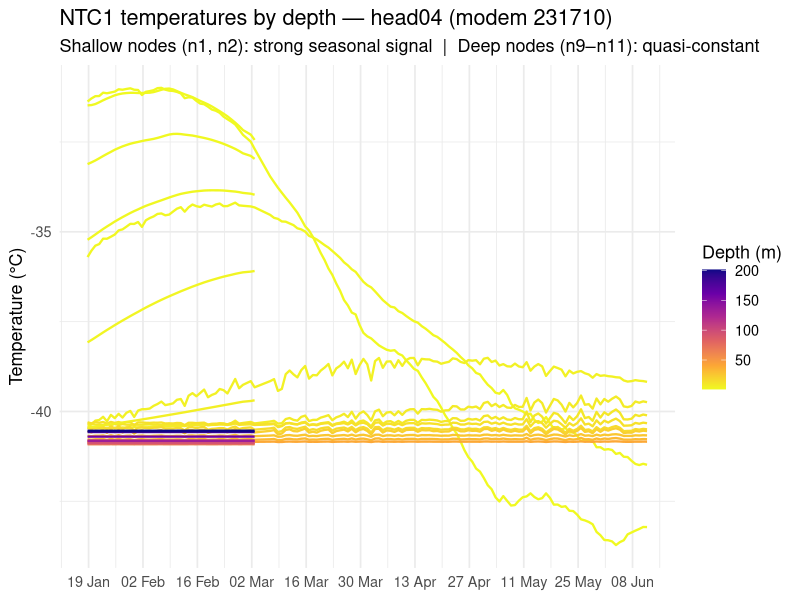
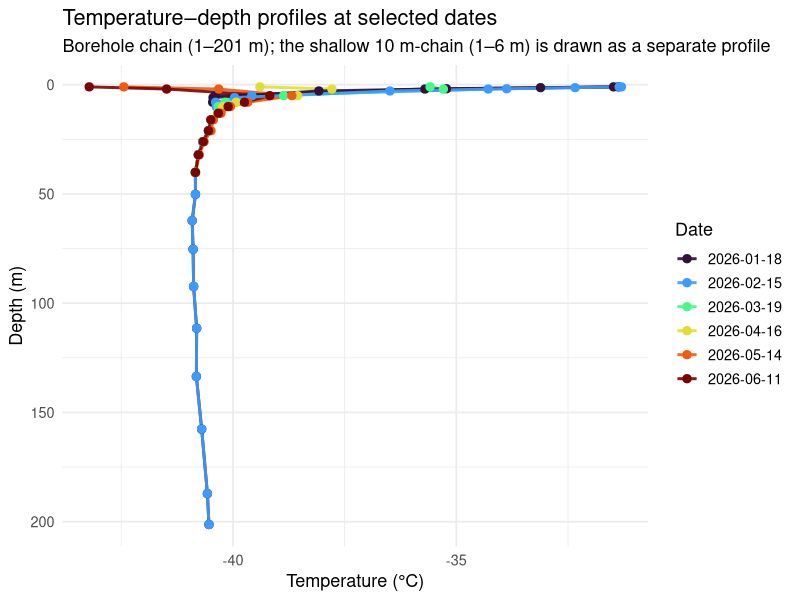
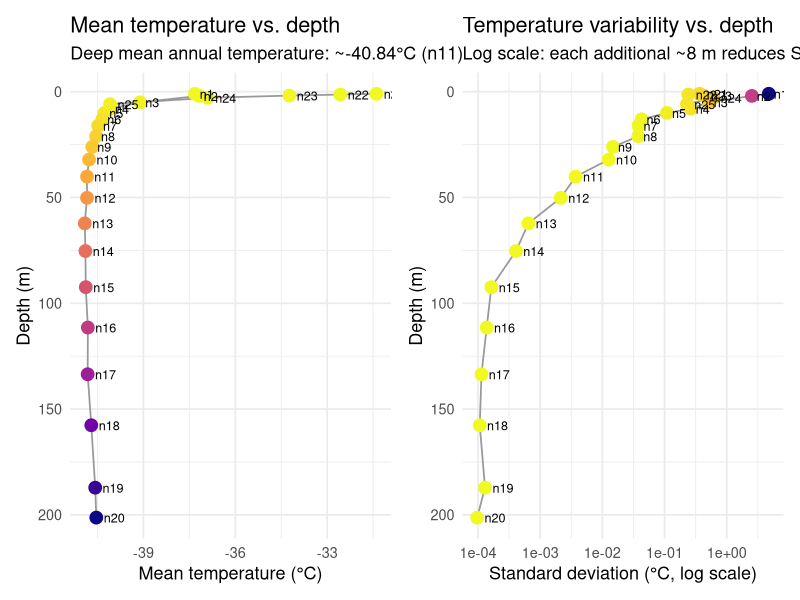
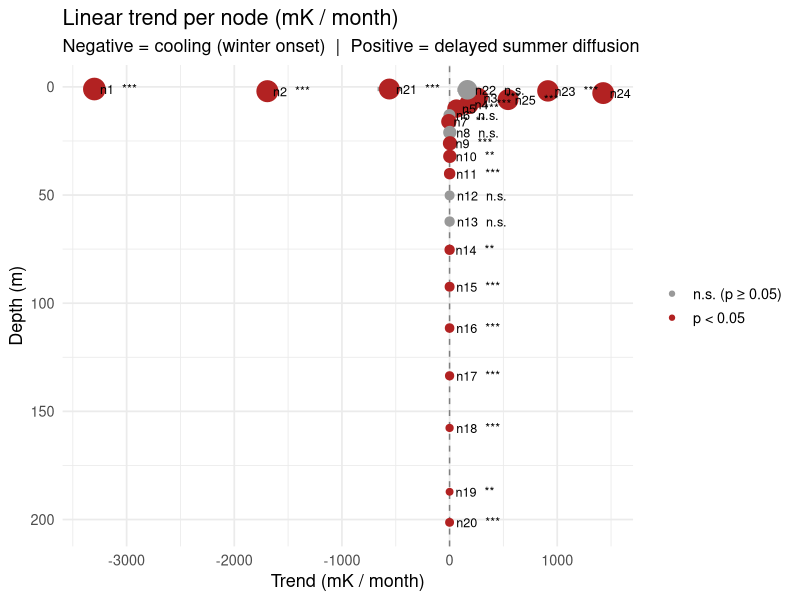
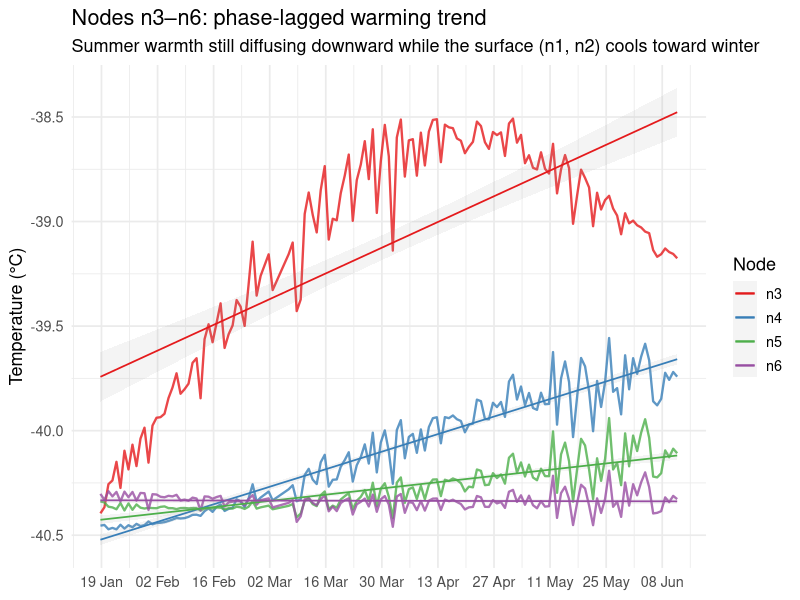
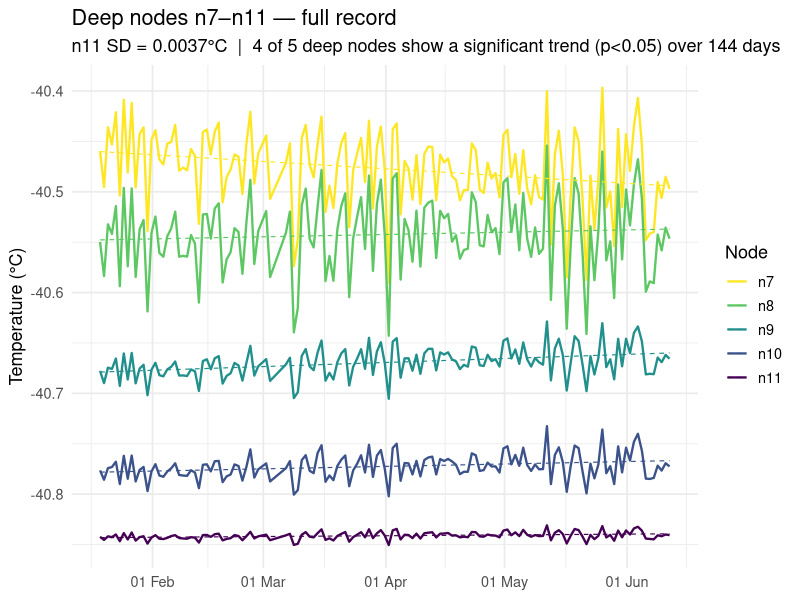
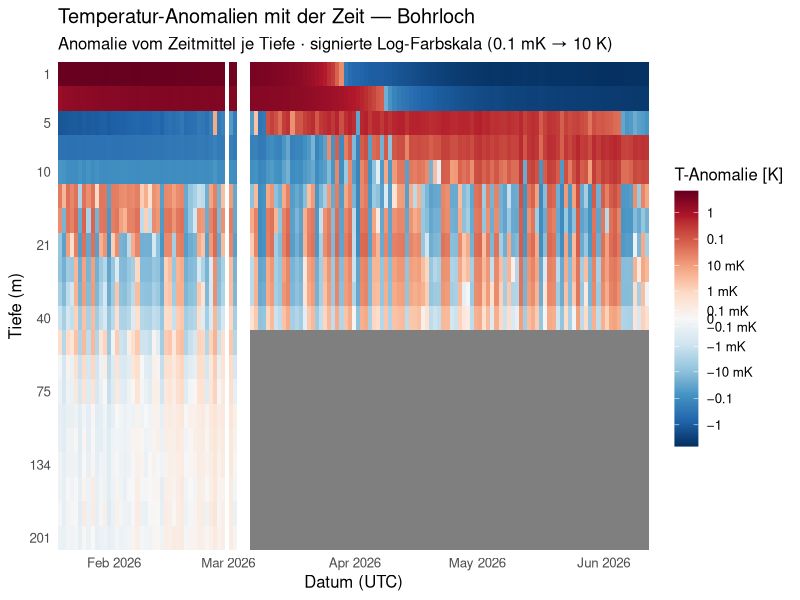
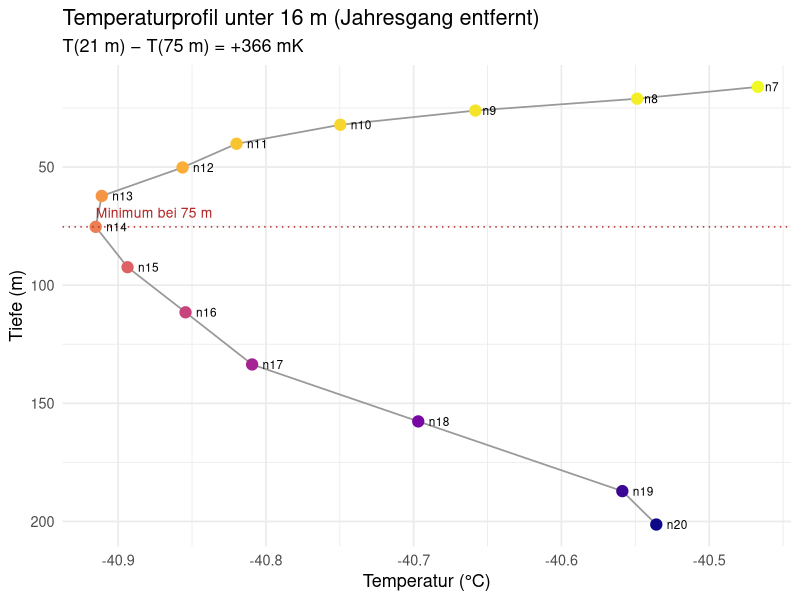

These charts were generated, in order, by the following R code:
## ---- chunk 1
library(readr)
library(dplyr)
library(tidyr)
library(ggplot2)
library(lubridate)
library(patchwork)

d <- read_csv("./data/decoded_head04_231710_combined.csv", show_col_types = FALSE) |>
  mutate(
    time_utc = as_datetime(time_utc),
    t_days   = as.numeric(difftime(time_utc, min(time_utc), units = "days"))
  )
## ---- chunk 2
# Real installation depths + node order from the 2023 lab calibration
# (data/head04_calibration.csv, built by build_head04_calibration.R).
# n1–n20 = borehole 1–201 m; n21–n25 = shallow 10 m-chain 1–6 m. The node order
# (kept from the deployment Excel sheet) is confirmed by the SD-vs-depth check:
# per-node SD falls monotonically with depth (Spearman ≈ −0.99).
node_depths <- read_csv("./data/head04_calibration.csv", show_col_types = FALSE) |>
  distinct(node, depth = depth_m) |> arrange(node) |>
  # Two physically separate chains — never connect a profile line ACROSS them:
  mutate(chain = if_else(node <= 20, "Bohrloch (1–201 m)", "Nebenkette (1–6 m)"))
knitr::kable(node_depths, col.names = c("Node", "Depth (m)", "Chain"),
             caption = "Sensor depths (2023 deployment).")
## ---- chunk 3
ntc_long <- d |>
  select(time_utc, matches("^n[0-9]+\\.ntc1_temp_C$")) |>
  pivot_longer(-time_utc, names_to = "sensor", values_to = "temp_C") |>
  mutate(node = as.integer(sub("n(\\d+)\\..*", "\\1", sensor))) |>
  left_join(node_depths, by = "node")

ggplot(ntc_long, aes(time_utc, temp_C, colour = depth, group = node)) +
  geom_line(linewidth = 0.8) +
  scale_colour_viridis_c(option = "plasma", direction = -1, name = "Depth (m)") +
  scale_x_datetime(date_breaks = "2 weeks", date_labels = "%d %b") +
  labs(
    title    = "NTC1 temperatures by depth — head04 (modem 231710)",
    subtitle = "Shallow nodes (n1, n2): strong seasonal signal  |  Deep nodes (n9–n11): quasi-constant",
    x = NULL, y = "Temperature (°C)"
  ) +
  theme_minimal(base_size = 13)
## ---- chunk 4
profile_dates <- d |>
  pull(time_utc) |> as.Date() |> unique() |>
  (\(x) x[seq(1, length(x), length.out = 6)])() |>
  as.character()

profiles <- ntc_long |>
  mutate(date = as.character(as.Date(time_utc))) |>
  filter(date %in% profile_dates)

ggplot(profiles, aes(temp_C, depth, colour = date, group = interaction(date, chain))) +
  geom_path(linewidth = 1, alpha = 0.9) +   # per (date, chain): never link across the two chains
  geom_point(size = 2.5) +
  scale_y_reverse(name = "Depth (m)") +
  scale_colour_viridis_d(option = "turbo", name = "Date") +
  labs(
    title    = "Temperature–depth profiles at selected dates",
    subtitle = "Borehole chain (1–201 m); the shallow 10 m-chain (1–6 m) is drawn as a separate profile",
    x = "Temperature (°C)"
  ) +
  theme_minimal(base_size = 13)
## ---- chunk 5
node_stats <- ntc_long |>
  group_by(node, depth, chain) |>
  summarise(
    mean_T  = mean(temp_C, na.rm = TRUE),
    sd_T    = sd(temp_C,   na.rm = TRUE),
    range_T = max(temp_C, na.rm = TRUE) - min(temp_C, na.rm = TRUE),
    .groups = "drop"
  )

p_sd <- ggplot(node_stats, aes(sd_T, depth)) +
  geom_path(aes(group = chain), colour = "grey60", linewidth = 0.6) +
  geom_point(aes(colour = sd_T), size = 4) +
  geom_text(aes(label = paste0("n", node)), hjust = -0.35, size = 3.2) +
  scale_colour_viridis_c(option = "plasma", direction = -1, guide = "none") +
  scale_y_reverse(name = "Depth (m)") +
  scale_x_log10() +
  labs(title = "Temperature variability vs. depth",
       subtitle = "Log scale: each additional ~8 m reduces SD by ~50%",
       x = "Standard deviation (°C, log scale)") +
  theme_minimal(base_size = 13)

p_mean <- ggplot(node_stats, aes(mean_T, depth)) +
  geom_path(aes(group = chain), colour = "grey60", linewidth = 0.6) +
  geom_point(aes(colour = depth), size = 4, show.legend = FALSE) +
  scale_colour_viridis_c(option = "plasma", direction = -1) +
  geom_text(aes(label = paste0("n", node)), hjust = -0.35, size = 3.2) +
  scale_y_reverse(name = "Depth (m)") +
  labs(title = "Mean temperature vs. depth",
       subtitle = sprintf("Deep mean annual temperature: ~%.2f°C (n11)",
                          node_stats$mean_T[node_stats$node == 11]),
       x = "Mean temperature (°C)") +
  theme_minimal(base_size = 13)

p_mean | p_sd
## ---- chunk 6
node_stats |>
  select(node, depth, mean_T, sd_T, range_T) |>
  mutate(across(where(is.numeric), \(x) round(x, 3))) |>
  knitr::kable(
    col.names = c("Node", "Depth (m)", "Mean T (°C)", "SD (°C)", "Range (°C)"),
    caption   = "Temperature statistics per node"
  )
## ---- chunk 7
ntc_cols <- grep("^n[0-9]+\\.ntc1_temp_C$", names(d), value = TRUE)

trends <- lapply(ntc_cols, function(col) {
  node <- as.integer(sub("n(\\d+)\\..*", "\\1", col))
  dat  <- data.frame(t = d$t_days, y = d[[col]]) |> na.omit()
  m    <- lm(y ~ t, data = dat)
  s    <- summary(m)
  tibble(node            = node,
         slope_mK_month  = coef(m)[2] * 30 * 1000,
         se_mK_month     = s$coefficients[2, 2] * 30 * 1000,
         pval            = s$coefficients[2, 4],
         mean_T          = mean(dat$y),
         sd_T            = sd(dat$y))
}) |>
  bind_rows() |>
  left_join(node_depths, by = "node") |>
  mutate(sig = pval < 0.05,
         sig_label = case_when(pval < 0.001 ~ "***",
                               pval < 0.01  ~ "**",
                               pval < 0.05  ~ "*",
                               TRUE         ~ "n.s."))

ggplot(trends, aes(slope_mK_month, depth)) +
  geom_vline(xintercept = 0, colour = "grey50", linetype = "dashed") +
  geom_errorbarh(aes(xmin = slope_mK_month - se_mK_month,
                     xmax = slope_mK_month + se_mK_month),
                 height = 2, colour = "grey60") +
  geom_point(aes(colour = sig, size = log10(abs(slope_mK_month) + 1))) +
  geom_text(aes(label = paste0("n", node, "  ", sig_label)),
            hjust = -0.15, size = 3.2) +
  scale_y_reverse(name = "Depth (m)") +
  scale_colour_manual(values = c("FALSE" = "grey60", "TRUE" = "firebrick"),
                      labels = c("n.s. (p ≥ 0.05)", "p < 0.05"), name = NULL) +
  scale_size_continuous(range = c(2, 7), guide = "none") +
  labs(
    title    = "Linear trend per node (mK / month)",
    subtitle = "Negative = cooling (winter onset)  |  Positive = delayed summer diffusion",
    x        = "Trend (mK / month)"
  ) +
  theme_minimal(base_size = 13)
## ---- chunk 8
trends |>
  mutate(across(c(slope_mK_month, se_mK_month, mean_T, sd_T), \(x) round(x, 2)),
         pval = formatC(pval, digits = 3, format = "g")) |>
  select(node, depth, mean_T, sd_T, slope_mK_month, se_mK_month, pval, sig_label) |>
  knitr::kable(
    col.names = c("Node", "Depth (m)", "Mean T", "SD", "Trend (mK/mon)", "SE", "p-value", ""),
    caption   = "Linear trend results. Positive trend in n4–n6 reflects phase-lagged downward diffusion of summer warmth."
  )
## ---- chunk 9
mid_cols <- grep("^n[3456]\\.ntc1_temp_C$", names(d), value = TRUE)
d_mid <- d |>
  select(time_utc, all_of(mid_cols)) |>
  pivot_longer(-time_utc, names_to = "sensor", values_to = "temp_C") |>
  mutate(node = as.integer(sub("n(\\d+)\\..*", "\\1", sensor))) |>
  left_join(node_depths, by = "node")

ggplot(d_mid, aes(time_utc, temp_C, colour = factor(node), group = node)) +
  geom_line(linewidth = 0.8, alpha = 0.8) +
  geom_smooth(method = "lm", se = TRUE, alpha = 0.1, linewidth = 0.6) +
  scale_colour_brewer(palette = "Set1", name = "Node",
                      labels = paste0("n", 3:6)) +
  scale_x_datetime(date_breaks = "2 weeks", date_labels = "%d %b") +
  labs(
    title    = "Nodes n3–n6: phase-lagged warming trend",
    subtitle = "Summer warmth still diffusing downward while the surface (n1, n2) cools toward winter",
    x = NULL, y = "Temperature (°C)"
  ) +
  theme_minimal(base_size = 13)
## ---- chunk 10
deep_nodes <- 7:11
deep_cols  <- sprintf("n%d.ntc1_temp_C", deep_nodes)

# Per-node linear fit over the WHOLE record (mK/month + significance).
deep_trends <- lapply(deep_nodes, function(n) {
  dat <- na.omit(data.frame(t = d$t_days, y = d[[sprintf("n%d.ntc1_temp_C", n)]]))
  s   <- summary(lm(y ~ t, dat))
  tibble(node = n, slope_mK_month = s$coefficients[2, 1] * 30 * 1000,
         se = s$coefficients[2, 2] * 30 * 1000, pval = s$coefficients[2, 4],
         sd_T = sd(dat$y))
}) |> bind_rows()
n_sig <- sum(deep_trends$pval < 0.05)

d_deep <- d |>
  select(time_utc, all_of(deep_cols)) |>
  pivot_longer(-time_utc, names_to = "sensor", values_to = "temp_C") |>
  mutate(node = as.integer(sub("n(\\d+)\\..*", "\\1", sensor))) |>
  left_join(node_depths, by = "node")

ggplot(d_deep, aes(time_utc, temp_C, colour = factor(node), group = node)) +
  geom_line(linewidth = 0.8) +
  geom_smooth(method = "lm", se = FALSE, linetype = "dashed",
              linewidth = 0.4, alpha = 0.6) +
  scale_colour_viridis_d(option = "viridis", direction = -1,
                          name = "Node", labels = paste0("n", deep_nodes)) +
  scale_x_datetime(date_breaks = "1 month", date_labels = "%d %b") +
  labs(
    title    = "Deep nodes n7–n11 — full record",
    subtitle = sprintf("n11 SD = %.4f°C  |  %d of 5 deep nodes show a significant trend (p<0.05) over %d days",
                       deep_trends$sd_T[deep_trends$node == 11], n_sig, round(max(d$t_days))),
    x = NULL, y = "Temperature (°C)"
  ) +
  theme_minimal(base_size = 13)
## ---- chunk 11
deep_trends |>
  mutate(across(c(slope_mK_month, se, sd_T), \(x) round(x, 3)),
         pval = formatC(pval, digits = 2, format = "g"),
         sig  = ifelse(pval < 0.05, "yes", "—")) |>
  knitr::kable(col.names = c("Node", "Trend (mK/mon)", "SE", "p-value", "SD (°C)", "p<0.05"),
    caption = "Deep-node linear trend over the full record.")
## ---- chunk 12
bore <- node_depths |> filter(node <= 20)
anom <- ntc_long |>
  semi_join(bore, by = "node") |>
  group_by(node) |> mutate(anom = temp_C - mean(temp_C, na.rm = TRUE)) |> ungroup()

C    <- 1e-4                                   # linear threshold ≈ 0.1 mK
slog <- function(x) sign(x) * log10(1 + abs(x) / C)  # resolves down to 0.1 mK
brkK <- c(-10, -1, -0.1, -0.01, -0.001, -1e-4, 0, 1e-4, 0.001, 0.01, 0.1, 1, 10)
labK <- c("−10", "−1", "−0.1", "−10 mK", "−1 mK", "−0.1 mK", "0",
          "0.1 mK", "1 mK", "10 mK", "0.1", "1", "10")
lim  <- max(abs(slog(range(anom$anom, na.rm = TRUE)))) * c(-1, 1)
ord  <- order(bore$depth)
anom$rank <- match(anom$node, bore$node[ord])  # equal-height bands, ordered by depth
ybr  <- c(1, 3, 5, 8, 11, 14, 17, 20); ylab <- round(bore$depth[ord][ybr])

ggplot(anom, aes(time_utc, rank, fill = slog(anom))) +
  geom_tile() +
  scale_fill_gradientn(
    colours = rev(c("#67001f","#b2182b","#d6604d","#f4a582","#fddbc7","#f7f7f7",
                    "#d1e5f0","#92c5de","#4393c3","#2166ac","#053061")),
    limits = lim, breaks = slog(brkK), labels = labK, name = "T-Anomalie [K]") +
  scale_y_reverse(breaks = ybr, labels = ylab, expand = c(0, 0)) +
  scale_x_datetime(date_breaks = "1 month", date_labels = "%b %Y", expand = c(0, 0)) +
  labs(title = "Temperatur-Anomalien mit der Zeit — Bohrloch",
       subtitle = "Anomalie vom Zeitmittel je Tiefe · signierte Log-Farbskala (0.1 mK → 10 K)",
       x = "Datum (UTC)", y = "Tiefe (m)") +
  theme_minimal(base_size = 12) +
  theme(panel.grid = element_blank(), legend.key.height = unit(1.3, "cm"))
## ---- chunk 13
# Jahresgang-freies Mittel je Knoten: harmonische Regression, Achsenabschnitt.
# rho = AR(1) der Residuen -> effektiver Stichprobenumfang für Mittel und Trend.
tt_yr <- as.numeric(difftime(d$time_utc, min(d$time_utc), units = "days")) / 365.25
Trec  <- max(tt_yr) * 365.25

prof <- lapply(node_depths$node[node_depths$node <= 20], function(n) {
  a <- d[[sprintf("n%d.ntc1_temp_C", n)]]; b <- d[[sprintf("n%d.ntc2_temp_C", n)]]
  y <- rowMeans(cbind(a, b), na.rm = TRUE)
  ok <- !is.na(y); x <- tt_yr[ok]; y <- y[ok]
  h  <- lm(y ~ sin(2*pi*x) + cos(2*pi*x))
  lt <- summary(lm(y ~ x))
  r  <- resid(lm(y ~ x)); rho <- cor(r[-1], r[-length(r)])
  nef <- max(length(y)*(1-rho)/(1+rho), 3)
  dd <- a - b
  tibble(node = n, depth = node_depths$depth[node_depths$node == n],
         T_mean = coef(h)[1], amp_fit = sqrt(sum(coef(h)[2:3]^2)),
         sd_T = sd(y), se_mean = sd(y)/sqrt(nef),
         trend = lt$coefficients[2, 1],
         trend_se = lt$coefficients[2, 2]*sqrt(length(y)/nef),
         pair_offset = mean(dd, na.rm = TRUE),
         pair_drift  = coef(lm(dd ~ tt_yr))[2])
}) |> bind_rows()
## ---- chunk 14
deep <- prof |> filter(depth >= 16)
zmin <- deep$depth[which.min(deep$T_mean)]

ggplot(deep, aes(T_mean, depth)) +
  geom_path(colour = "grey60", linewidth = 0.6) +
  geom_point(aes(colour = depth), size = 3.5, show.legend = FALSE) +
  geom_hline(yintercept = zmin, linetype = "dotted", colour = "firebrick") +
  annotate("text", x = min(deep$T_mean), y = zmin - 6, hjust = 0, colour = "firebrick",
           size = 3.5, label = sprintf("Minimum bei %.0f m", zmin)) +
  geom_text(aes(label = paste0("n", node)), hjust = -0.5, size = 3) +
  scale_colour_viridis_c(option = "plasma", direction = -1) +
  scale_y_reverse(name = "Tiefe (m)") +
  labs(title = "Temperaturprofil unter 16 m (Jahresgang entfernt)",
       subtitle = sprintf("T(21 m) − T(%.0f m) = %+.0f mK", zmin,
                          (deep$T_mean[deep$node == 8] - min(deep$T_mean)) * 1000),
       x = "Temperatur (°C)") +
  theme_minimal(base_size = 13)
## ---- chunk 15
sig_cal <- sd(prof$pair_offset[prof$depth >= 5]) / sqrt(2)   # je Sensor
noise_w <- median(sapply(prof$node[prof$depth >= 90], function(n) {
  y <- rowMeans(cbind(d[[sprintf("n%d.ntc1_temp_C", n)]],
                      d[[sprintf("n%d.ntc2_temp_C", n)]]), na.rm = TRUE)
  sd(diff(y), na.rm = TRUE)/sqrt(2) }))
tibble(
  Quelle = c("relative Kalibration (NTC1−NTC2-Paare, > 5 m)",
             "Relativdrift (Trend von NTC1−NTC2, > 20 m)",
             "weisses Sensorrauschen (Folgedifferenzen, > 90 m)",
             "Gesamt-SD inkl. langsamer Variabilität (21 m / 92 m)"),
  Wert = c(sprintf("%.1f mK (1σ je Sensor)", sig_cal*1000),
           sprintf("%.2f mK/Jahr (Median |·|)",
                   median(abs(prof$pair_drift[prof$depth >= 20]))*1000),
           sprintf("%.2f mK", noise_w*1000),
           sprintf("%.1f / %.2f mK", prof$sd_T[prof$node==8]*1000,
                   prof$sd_T[prof$node==15]*1000))
) |> knitr::kable(caption = "Fehlerbudget des Tiefenprofils.")
## ---- chunk 16
Ts <- -45.3; Tb <- -1.85; H <- 2775; ws <- 0.066; wb <- 0.0028; mm <- 11
rho0 <- 340; rhoi <- 917; Rg <- 8.314; SPY <- 365.25*24*3600
k0 <- 11*exp(-10160/(Rg*(Ts+273.15))); k1 <- 575*exp(-21400/(Rg*(Ts+273.15)))
h55 <- 1000*(log(550/(rhoi-550)) - log(rho0/(rhoi-rho0)))/(rhoi*k0)
dens <- function(zz) {
  Z0 <- exp(rhoi*k0*zz/1000 + log(rho0/(rhoi-rho0))); r <- rhoi*Z0/(1+Z0)
  i <- zz > h55
  if (any(i)) { Z1 <- exp(rhoi*k1*(zz[i]-h55)/(1000*sqrt(ws)) + log(550/(rhoi-550)))
                r[i] <- rhoi*Z1/(1+Z1) }
  pmin(r, rhoi) }
# stationärer Hintergrund über die volle Säule
dzb <- 1; zb <- seq(0, H, by = dzb); rb <- dens(zb)
zie <- cumsum(rb/rhoi)*dzb; ze <- zie/zie[length(zb)]
Mb  <- (wb + (ws-wb)*(1 - (mm+2)/(mm+1)*ze + ze^(mm+2)/(mm+1)))*rhoi
Tbg <- seq(Ts, Tb, length.out = length(zb))
for (it in 1:40) {
  Kb <- 9.828*exp(-0.0057*(Tbg+273.15))*(rb/rhoi)^1.885; Cb <- 152.5 + 7.122*(Tbg+273.15)
  I <- c(0, cumsum(Mb[-1]*Cb[-1]/SPY/Kb[-1])*dzb); sh <- exp(I)/Kb
  Tn <- Ts + (Tb-Ts)*cumsum(sh)*dzb/(sum(sh)*dzb)
  if (max(abs(Tn-Tbg)) < 1e-6) { Tbg <- Tn; break }; Tbg <- Tn }
# Störungsgitter für Jahresgang und Ratenskalierung
dz <- 1; zg <- seq(0, 400, by = dz); nz <- length(zg)
rz <- dens(zg); Tz <- approx(zb, Tbg, zg)$y
cp <- 152.5 + 7.122*(Tz+273.15); K <- 9.828*exp(-0.0057*(Tz+273.15))*(rz/rhoi)^1.885
Kh <- (K[-nz] + K[-1])/2; kap <- K/(rz*cp)*SPY
wz <- approx(zb, Mb, zg)$y/rz; dtm <- 0.2*dz^2/max(kap)
stepT <- function(Tp, Tsurf) {
  F  <- Kh*diff(Tp)/dz
  dv <- numeric(nz); dv[2:(nz-1)] <- (F[2:(nz-1)] - F[1:(nz-2)])/dz
  av <- numeric(nz); av[2:(nz-1)] <- -wz[2:(nz-1)]*(Tp[3:nz] - Tp[1:(nz-2)])/(2*dz)
  Tn <- Tp + dtm*(dv/(rz*cp)*SPY + av); Tn[1] <- Tsurf; Tn[nz] <- 0; Tn }
# (a) Jahresgang-Amplitudenprofil je 1 K Oberflächenamplitude
Tp <- numeric(nz); nt <- ceiling(12/dtm); rec <- matrix(0, ceiling(1/dtm), nz); j <- 0
for (i in seq_len(nt)) { Tp <- stepT(Tp, sin(2*pi*i*dtm))
  if (i > nt - nrow(rec)) { j <- j + 1; rec[j, ] <- Tp } }
amp_mod <- apply(rec, 2, \(x) (max(x)-min(x))/2)
# (b) erwartetes dT/dt heute für eine Oberflächenrampe von +2 K/Jahrhundert
ramp_rate <- function(L, r = 0.02) {
  Tp <- numeric(nz); nt <- ceiling(L/dtm); keep <- NULL
  for (i in seq_len(nt)) { Tp <- stepT(Tp, r*(i*dtm))
    if (i == nt - ceiling(1/dtm)) keep <- Tp }
  Tp - keep }
rates_mod <- lapply(c(30, 60, 100), ramp_rate)
## ---- chunk 17
prof$amp_mod <- approx(zg, amp_mod, prof$depth)$y
As <- prof$amp_fit[prof$node == 1] / prof$amp_mod[prof$node == 1]
ggplot(prof |> filter(depth <= 21), aes(depth)) +
  geom_line(aes(y = amp_mod*As*1000, colour = "Modell"), linewidth = 0.9) +
  geom_point(aes(y = amp_fit*1000, colour = "gemessen"), size = 3) +
  scale_y_log10() +
  scale_colour_manual(values = c(Modell = "firebrick", gemessen = "grey25"), name = NULL) +
  labs(title = "Dämpfung des Jahresgangs mit der Tiefe",
       subtitle = sprintf("Oberflächenamplitude auf %.1f K skaliert (1 m-Sensor)", As),
       x = "Tiefe (m)", y = "Jahresamplitude (mK, log)") +
  theme_minimal(base_size = 13)
## ---- chunk 18
TAU <- 30                                    # Dekorrelationszeit (Tage), angenommen
prof <- prof |> mutate(
  sd_diff = amp_mod*As/sqrt(2),
  sd_bh   = sqrt(pmax(0, sd_T^2 - sd_diff^2)),
  sigT    = sqrt(sig_cal^2 + (sd_bh*sqrt(TAU/Trec))^2 + (0.02*amp_fit)^2),
  sigR    = sqrt(trend_se^2 + (sd_bh*sqrt(12*TAU/Trec)/(Trec/365.25))^2))
prof |> filter(depth >= 16) |>
  transmute(`Tiefe (m)` = round(depth,1), `sd gemessen (mK)` = round(sd_T*1000,2),
            `sd diffusiv (mK)` = round(sd_diff*1000,2), `σ_BL (mK)` = round(sd_bh*1000,2),
            `σ auf T̄ (mK)` = round(sigT*1000,2),
            `Rate (mK/a)` = round(trend*1000,2), `σ auf Rate (mK/a)` = round(sigR*1000,2)) |>
  knitr::kable(caption = sprintf("Fehlerbudget mit Bohrlochvariabilität (τ = %d d).", TAU))
## ---- chunk 19
det <- function(s, N) s*sqrt(12)/(N*sqrt(365*N))
kk <- prof$depth >= 16
rr <- tibble(depth = rep(prof$depth[kk], 3),
             val = unlist(lapply(rates_mod, \(x) approx(zg, x, prof$depth[kk])$y))*1000,
             grp = rep(paste0("Rampe seit ", c(30,60,100), " a"), each = sum(kk)))
dd2 <- tibble(depth = rep(prof$depth[kk], 3),
              val = unlist(lapply(c(1,3,10), \(N) det(prof$sd_T[kk], N)))*1000,
              grp = rep(paste0("Rauschgrenze nach ", c(1,3,10), " a"), each = sum(kk)))
FLOOR <- 3e-4
ob <- prof |> filter(kk) |>
  transmute(depth, val = pmax(abs(trend)*1000, FLOOR),
            lo = pmax(abs(trend)*1000 - sigR*1000, FLOOR),
            hi = abs(trend)*1000 + sigR*1000,
            vz = if_else(trend > 0, "Erwärmung", "Abkühlung"))
ggplot(mapping = aes(val, depth)) +
  geom_path(data = rr, aes(colour = grp), linewidth = 1) +
  geom_path(data = dd2, aes(linetype = grp), colour = "grey35", linewidth = 0.6) +
  geom_errorbarh(data = ob, aes(xmin = lo, xmax = hi), height = 3, colour = "grey45") +
  geom_point(data = ob, aes(shape = vz), size = 2.8, fill = "white",
             colour = "grey10", stroke = 0.9) +
  scale_shape_manual(values = c("Erwärmung" = 21, "Abkühlung" = 25),
                     name = "gemessen (185 d)") +
  scale_x_log10(breaks = c(1e-3,1e-2,1e-1,1,10,100),
                labels = c("0.001","0.01","0.1","1","10","100")) +
  scale_y_reverse(name = "Tiefe (m)") +
  scale_colour_viridis_d(option = "plasma", end = 0.8, name = NULL) +
  scale_linetype_manual(values = c(3,2,1), name = NULL) +
  labs(title = "Gemessenes ∂T/∂t (z), Modellerwartung und Rauschgrenze",
       subtitle = "Modellkurven: Oberflächenrampe +2 K/Jahrhundert · Punkte = |Trend| über 185 d ± 1σ",
       x = "|∂T/∂t| (mK/Jahr, log)") +
  theme_minimal(base_size = 13)
## ---- chunk 20
prof |> filter(kk) |>
  transmute(Knoten = paste0("n", node), `Tiefe (m)` = round(depth, 1),
            `gemessen (mK/a)` = round(trend*1000, 2),
            `1σ` = round(sigR*1000, 2),
            `Modell, 60-a-Rampe` = round(approx(zg, rates_mod[[2]], depth)$y*1000, 2)) |>
  knitr::kable(caption = "Gemessene lineare Rate über 185 Tage gegen die Modellerwartung.")
## ---- chunk 21
sb_long <- d |>
  select(time_utc, matches("testSB")) |>
  pivot_longer(-time_utc, names_to = "sensor", values_to = "value") |>
  mutate(node = as.integer(sub("n(\\d+)\\..*", "\\1", sensor)))

ggplot(sb_long, aes(time_utc, value, colour = factor(node), group = node)) +
  geom_line(linewidth = 0.5, alpha = 0.8) +
  scale_x_datetime(date_breaks = "2 weeks", date_labels = "%d %b") +
  labs(
    title    = "testSB channel — calibration reference",
    subtitle = "Values constant over time per node → no sensor drift",
    x = NULL, y = "Value (counts / 1000)", colour = "Node"
  ) +
  theme_minimal(base_size = 13)
